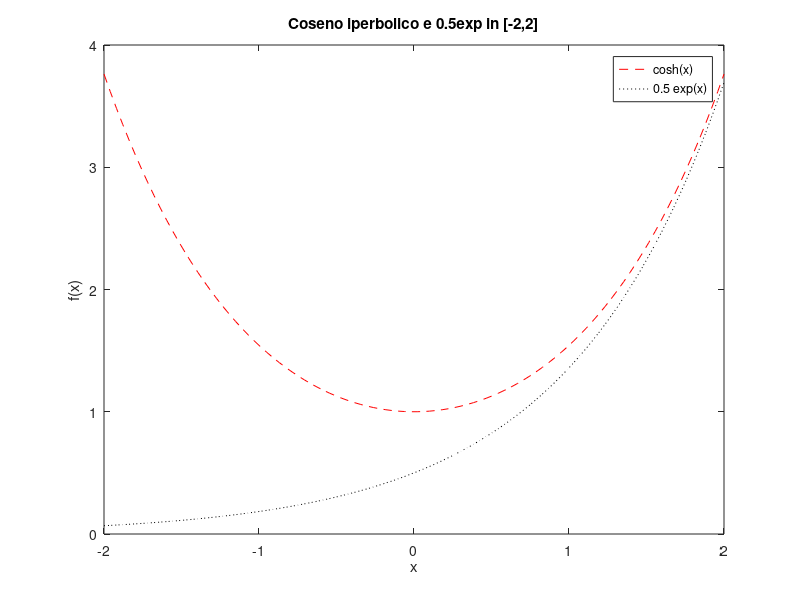

Here is the MATLAB script that generated this plot:
%Genero 100 punti compresi tra [-2,2]
x = linspace(-2,2);

y1 = cosh(x);
y2 = 0.5 * exp(x);

plot(x,y1,'r--')
%Mi permette di fare due plot sulla stessa interfaccia grafica
hold on
plot(x,y2,'k:')
legend('cosh(x)','0.5 exp(x)')
xlabel('x')
ylabel('f(x)')
title('Coseno iperbolico e 0.5exp in [-2,2]')
